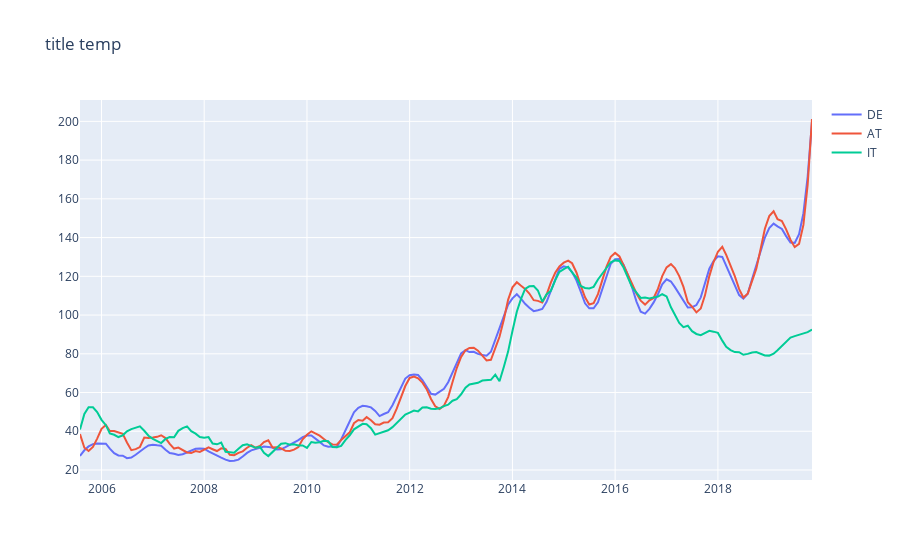
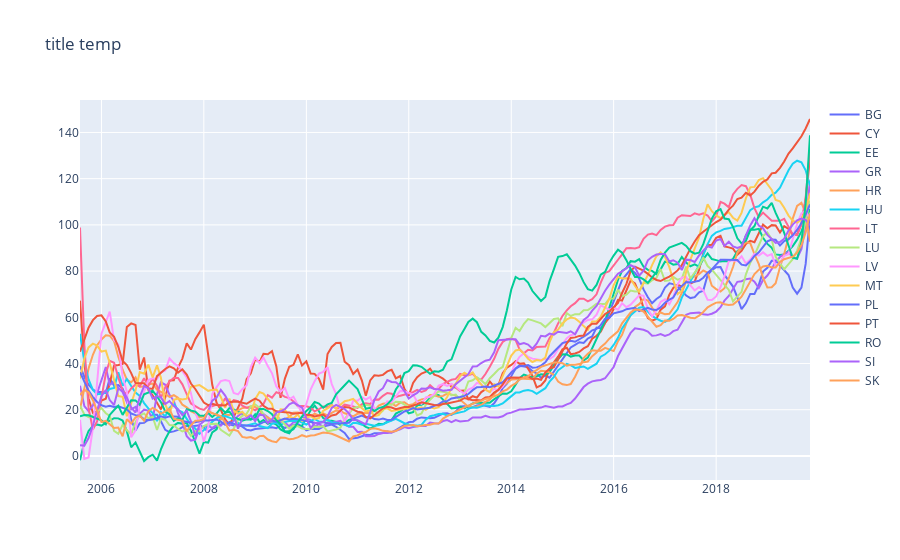
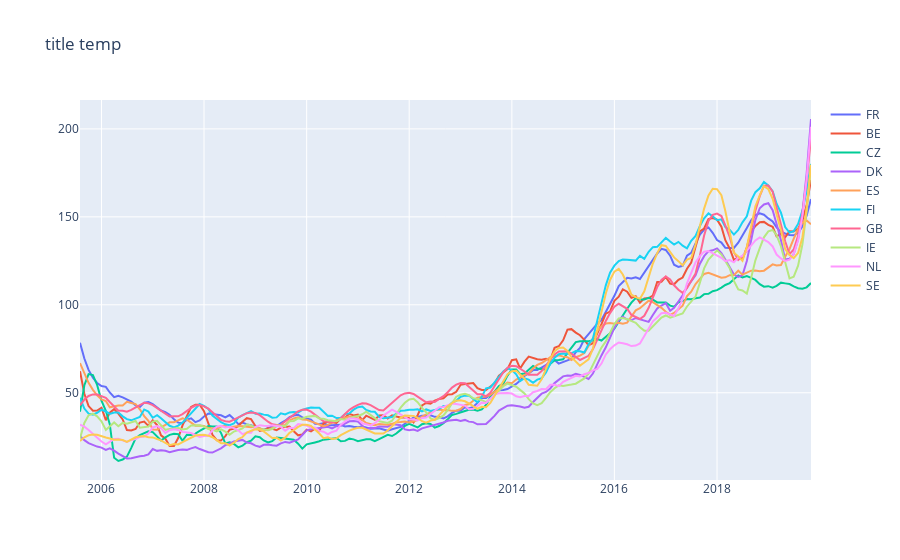

The notebook cell these images were saved under, in order:
### Code cell
plotByGroup((df_veganism+df_vegan_cook), 'title temp', n_clusters=3, method='kmeans')

### Figure 1 — Plotly figure (JSON) as saved in the notebook; plotly's stock layout.template omitted (floating-point values rounded to 4 significant figures; data arrays with more than 128 entries replaced by an {"elided": "..."} marker saying what was removed)
{"data": [{"mode": "lines", "name": "DE", "type": "scatter", "x": {"elided": "172 str values"}, "y": {"elided": "172 float values"}}, {"mode": "lines", "name": "AT", "type": "scatter", "x": {"elided": "172 str values"}, "y": {"elided": "172 float values"}}, {"mode": "lines", "name": "IT", "type": "scatter", "x": {"elided": "172 str values"}, "y": {"elided": "172 float values"}}], "layout": {"autosize": true, "title": {"text": "title temp"}, "xaxis": {"autorange": true, "range": ["2005-08-01", "2019-11-01"], "type": "date"}, "yaxis": {"autorange": true, "range": [14.84, 211.0], "type": "linear"}}}

### Figure 2 — Plotly figure (JSON) as saved in the notebook; plotly's stock layout.template omitted (floating-point values rounded to 4 significant figures; data arrays with more than 128 entries replaced by an {"elided": "..."} marker saying what was removed)
{"data": [{"mode": "lines", "name": "BG", "type": "scatter", "x": {"elided": "172 str values"}, "y": {"elided": "172 float values"}}, {"mode": "lines", "name": "CY", "type": "scatter", "x": {"elided": "172 str values"}, "y": {"elided": "172 float values"}}, {"mode": "lines", "name": "EE", "type": "scatter", "x": {"elided": "172 str values"}, "y": {"elided": "172 float values"}}, {"mode": "lines", "name": "GR", "type": "scatter", "x": {"elided": "172 str values"}, "y": {"elided": "172 float values"}}, {"mode": "lines", "name": "HR", "type": "scatter", "x": {"elided": "172 str values"}, "y": {"elided": "172 float values"}}, {"mode": "lines", "name": "HU", "type": "scatter", "x": {"elided": "172 str values"}, "y": {"elided": "172 float values"}}, {"mode": "lines", "name": "LT", "type": "scatter", "x": {"elided": "172 str values"}, "y": {"elided": "172 float values"}}, {"mode": "lines", "name": "LU", "type": "scatter", "x": {"elided": "172 str values"}, "y": {"elided": "172 float values"}}, {"mode": "lines", "name": "LV", "type": "scatter", "x": {"elided": "172 str values"}, "y": {"elided": "172 float values"}}, {"mode": "lines", "name": "MT", "type": "scatter", "x": {"elided": "172 str values"}, "y": {"elided": "172 float values"}}, {"mode": "lines", "name": "PL", "type": "scatter", "x": {"elided": "172 str values"}, "y": {"elided": "172 float values"}}, {"mode": "lines", "name": "PT", "type": "scatter", "x": {"elided": "172 str values"}, "y": {"elided": "172 float values"}}, {"mode": "lines", "name": "RO", "type": "scatter", "x": {"elided": "172 str values"}, "y": {"elided": "172 float values"}}, {"mode": "lines", "name": "SI", "type": "scatter", "x": {"elided": "172 str values"}, "y": {"elided": "172 float values"}}, {"mode": "lines", "name": "SK", "type": "scatter", "x": {"elided": "172 str values"}, "y": {"elided": "172 float values"}}], "layout": {"autosize": true, "title": {"text": "title temp"}, "xaxis": {"autorange": true, "range": ["2005-08-01", "2019-11-01"], "type": "date"}, "yaxis": {"autorange": true, "range": [-10.4, 154.0], "type": "linear"}}}

### Figure 3 — Plotly figure (JSON) as saved in the notebook; plotly's stock layout.template omitted (floating-point values rounded to 4 significant figures; data arrays with more than 128 entries replaced by an {"elided": "..."} marker saying what was removed)
{"data": [{"mode": "lines", "name": "FR", "type": "scatter", "x": {"elided": "172 str values"}, "y": {"elided": "172 float values"}}, {"mode": "lines", "name": "BE", "type": "scatter", "x": {"elided": "172 str values"}, "y": {"elided": "172 float values"}}, {"mode": "lines", "name": "CZ", "type": "scatter", "x": {"elided": "172 str values"}, "y": {"elided": "172 float values"}}, {"mode": "lines", "name": "DK", "type": "scatter", "x": {"elided": "172 str values"}, "y": {"elided": "172 float values"}}, {"mode": "lines", "name": "ES", "type": "scatter", "x": {"elided": "172 str values"}, "y": {"elided": "172 float values"}}, {"mode": "lines", "name": "FI", "type": "scatter", "x": {"elided": "172 str values"}, "y": {"elided": "172 float values"}}, {"mode": "lines", "name": "GB", "type": "scatter", "x": {"elided": "172 str values"}, "y": {"elided": "172 float values"}}, {"mode": "lines", "name": "IE", "type": "scatter", "x": {"elided": "172 str values"}, "y": {"elided": "172 float values"}}, {"mode": "lines", "name": "NL", "type": "scatter", "x": {"elided": "172 str values"}, "y": {"elided": "172 float values"}}, {"mode": "lines", "name": "SE", "type": "scatter", "x": {"elided": "172 str values"}, "y": {"elided": "172 float values"}}], "layout": {"autosize": true, "title": {"text": "title temp"}, "xaxis": {"autorange": true, "range": ["2005-08-01", "2019-11-01"], "type": "date"}, "yaxis": {"autorange": true, "range": [0.3964, 216.4], "type": "linear"}}}
